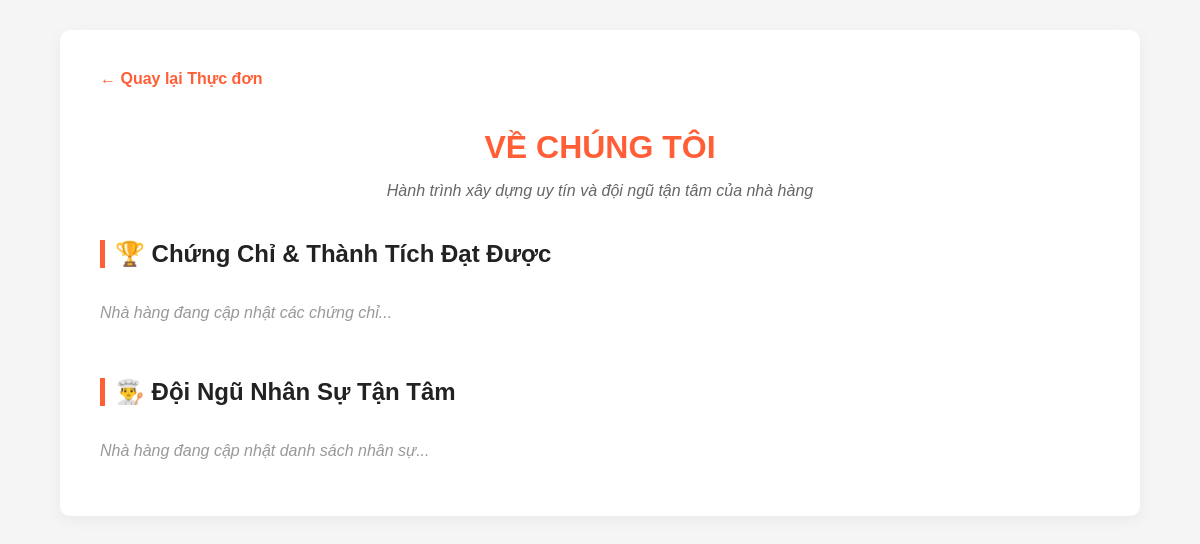
Before: /about with the older database file.
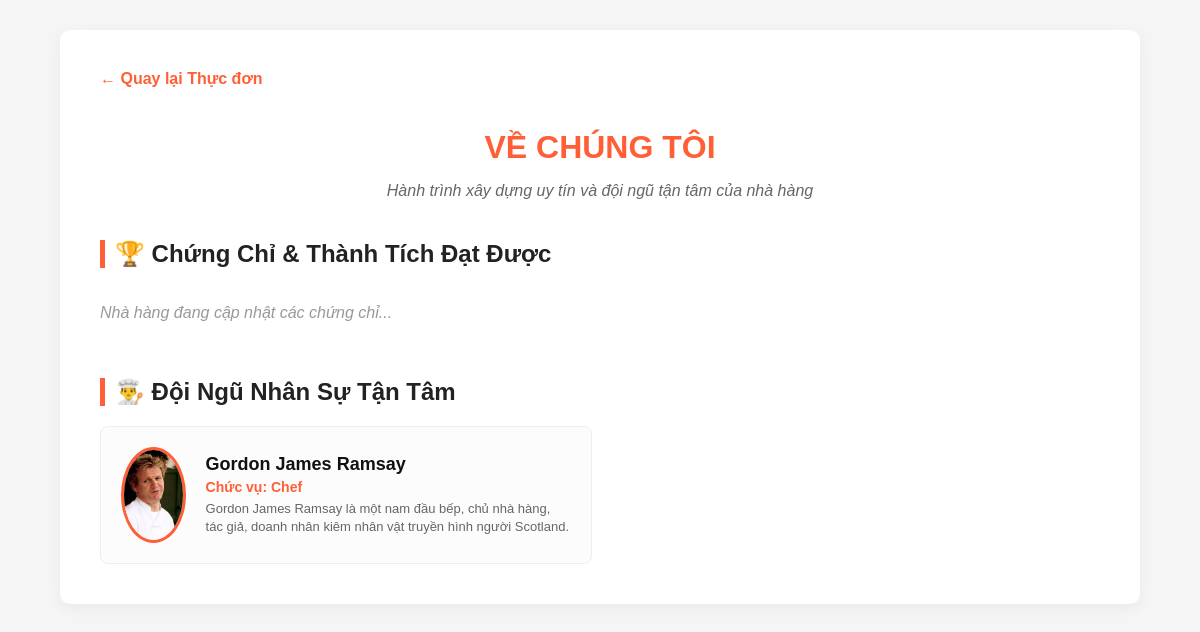
After: the same page with the newer database file.
### fixed_app.py (models this page shows)
class Staff(db.Model):
    id = db.Column(db.Integer, primary_key=True)
    name = db.Column(db.String(100), nullable=False)
    role = db.Column(db.String(50), nullable=False)
    bio = db.Column(db.Text)
    image = db.Column(db.String(255), default='default_staff.jpg')

### fixed_app.py (the view)
@app.route('/about')
def about_us():
    all_staff = Staff.query.all()
    all_certs = Certificate.query.all()
    return render_template('about.html', staff=all_staff, certs=all_certs)

### templates/about.html (shortened to what this page needs)
<!doctype html>
<html>
  <head>
  </head>
  <body>
    <div class="container">
      <a href="/customer/menu" class="back-btn">← Quay lại Thực đơn</a>
      <h1>VỀ CHÚNG TÔI</h1>
      <p class="subtitle">Hành trình xây dựng uy tín và đội ngũ tận tâm của nhà hàng</p>
      <h2>🏆 Chứng Chỉ & Thành Tích Đạt Được</h2>
      <div class="cert-grid">
        {% if not certs %}
          <p style="color: #999; font-style: italic;">Nhà hàng đang cập nhật các chứng chỉ...</p>
        {% endif %}
      </div>
      <h2>👨‍🍳 Đội Ngũ Nhân Sự Tận Tâm</h2>
      <div class="staff-grid">
        {% for s in staff %}
          <div class="staff-card">
            <img class="avatar" src="{{ url_for('static', filename='food/' + s.image) }}" alt="{{ s.name }}">
            <div>
              <b style="font-size: 18px; color: #111;">{{ s.name }}</b>
              <p style="margin: 4px 0; color: #ff5e36; font-weight: bold; font-size: 14px;">Chức vụ: {{ s.role }}</p>
              <p style="margin: 5px 0 0 0; font-size: 13px; color: #666; line-height: 1.4;">{{ s.bio }}</p>
            </div>
          </div>
        {% endfor %}
        {% if not staff %}
          <p style="color: #999; font-style: italic;">Nhà hàng đang cập nhật danh sách nhân sự...</p>
        {% endif %}
      </div>
    </div>
  </body>
</html>

### templates/about.html (style rules this page uses)
body { background: #f5f5f5; font-family: Arial, sans-serif; color: #333; margin: 0; padding: 0; }
.container { width: 1000px; margin: 30px auto; background: white; padding: 40px; border-radius: 10px; box-shadow: 0px 4px 15px rgba(0,0,0,0.05); }
h1 { color: #ff5e36; text-align: center; font-size: 32px; margin-bottom: 10px; }
.subtitle { text-align: center; color: #666; font-style: italic; margin-bottom: 40px; }
h2 { border-left: 5px solid #ff5e36; padding-left: 10px; color: #222; margin-top: 40px; }
.cert-grid { display: flex; gap: 25px; flex-wrap: wrap; margin-top: 20px; }
.staff-grid { display: flex; gap: 25px; flex-wrap: wrap; margin-top: 20px; }
.staff-card { display: flex; align-items: center; gap: 20px; background: #fcfcfc; padding: 20px; border-radius: 8px; border: 1px solid #eee; width: 45%; }
.avatar { width: 90px; height: 90px; border-radius: 50%; object-fit: cover; border: 3px solid #ff5e36; }
.back-btn { display: inline-block; margin-bottom: 20px; color: #ff5e36; text-decoration: none; font-weight: bold; }

Changed rows visible on the page:
added Staff: image (picture), name "Gordon James Ramsay", role "Chef", bio "Gordon James Ramsay là một nam đầu bếp, chủ nhà hàng, tác giả, doanh nhân kiêm nhân vật truyền hình người Scotland."
Other visible differences:
text no longer shown: "Nhà hàng đang cập nhật danh sách nhân sự..."
